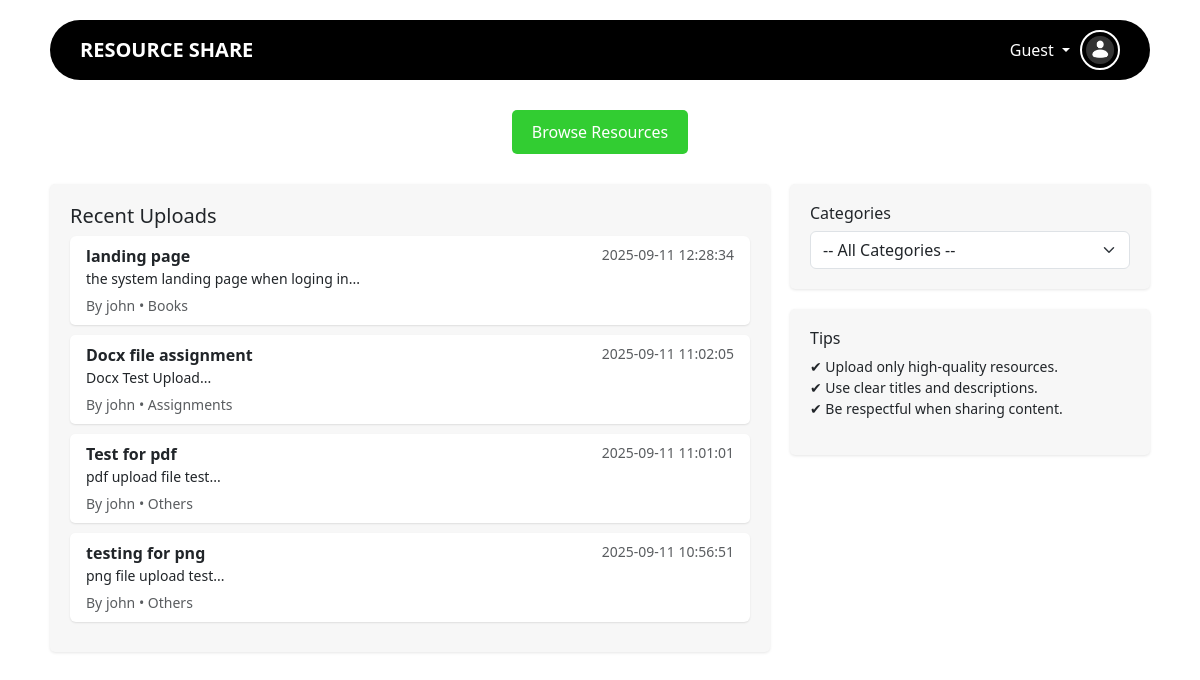
The page /resource-share-ui/index.php on the database its author committed.
### tables this page shows
CREATE TABLE `resources` (
  `resource_id` int(11) NOT NULL,
  `user_id` int(11) NOT NULL,
  `category_id` int(11) DEFAULT NULL,
  `title` varchar(200) NOT NULL,
  `description` text DEFAULT NULL,
  `file_path` varchar(255) NOT NULL,
  `file_mime` varchar(100) DEFAULT NULL,
  `file_size` int(11) DEFAULT NULL,
  `uploaded_at` timestamp NOT NULL DEFAULT current_timestamp()
);

CREATE TABLE `users` (
  `user_id` int(11) NOT NULL,
  `username` varchar(50) NOT NULL,
  `password` varchar(255) NOT NULL,
  `email` varchar(100) DEFAULT NULL,
  `role` varchar(20) NOT NULL DEFAULT 'user',
  `created_at` timestamp NOT NULL DEFAULT current_timestamp(),
  `profile_pic` varchar(255) DEFAULT 'default.png'
);

CREATE TABLE `categories` (
  `category_id` int(11) NOT NULL,
  `name` varchar(100) NOT NULL
);

### resource-share-ui/index.php (the view, shortened to what this page needs)
<?php
require 'db.php';
$logged = isset($_SESSION['user_id']);
?>
<!doctype html>
<html lang="en">
<head>
  <link href="https://cdn.jsdelivr.net/npm/bootstrap@5.3.2/dist/css/bootstrap.min.css" rel="stylesheet">
</head>
<body>
<div class="topbar">
  <div class="brand">RESOURCE SHARE</div>
  <div class="user-info dropdown">
    <span class="dropdown-toggle" id="userMenu" data-bs-toggle="dropdown" aria-expanded="false" style="cursor:pointer;">
      <?php echo $logged ? htmlspecialchars($_SESSION['username']) : 'Guest'; ?>
    </span>
    <img
      src="<?= ($logged && isset($_SESSION['profile_pic']) && $_SESSION['profile_pic'])
                ? 'uploads/' . htmlspecialchars($_SESSION['profile_pic'])
                : 'assets/profile.png' ?>"
      alt="Profile"
      class="dropdown-toggle"
      id="userMenuImg"
      data-bs-toggle="dropdown"
      aria-expanded="false"
      style="cursor:pointer;">
  </div>
</div>
<div class="action-buttons">
  <a href="resources.php" class="btn btn-green">Browse Resources</a>
</div>
<div class="content-area">
  <div class="left-col">
    <div class="card-box mb-3">
      <h5>Recent Uploads</h5>
      <div class="list-group">
        <?php
        $sql = "SELECT r.resource_id, r.title, r.description, r.uploaded_at, u.username, c.name AS category
                FROM resources r
                JOIN users u ON r.user_id=u.user_id
                LEFT JOIN categories c ON r.category_id=c.category_id";
        $sql .= " ORDER BY r.uploaded_at DESC LIMIT 6";
        $q = $mysqli->query($sql);
        while($row = $q->fetch_assoc()):
        ?>
        <a class="list-group-item list-group-item-action" href="resource_view.php?id=<?= $row['resource_id'] ?>">
          <div class="d-flex justify-content-between">
            <strong><?= htmlspecialchars($row['title']) ?></strong>
            <small class="text-muted"><?= $row['uploaded_at'] ?></small>
          </div>
          <p class="small mb-1"><?= htmlspecialchars(substr($row['description'],0,120)) ?>...</p>
          <small class="text-muted">By <?= htmlspecialchars($row['username']) ?> • <?= htmlspecialchars($row['category'] ?: 'Uncategorized') ?></small>
        </a>
        <?php endwhile; ?>
      </div>
    </div>
  </div>
  <div class="right-col">
    <div class="card-box">
      <h6>Categories</h6>
      <form method="get" action="">
        <select class="form-select" name="category" onchange="this.form.submit()">
          <option value="0">-- All Categories --</option>
        </select>
      </form>
    </div>
    <div class="card-box">
      <h6>Tips</h6>
      <p class="small">✔ Upload only high-quality resources.<br>✔ Use clear titles and descriptions.<br>✔ Be respectful when sharing content.</p>
    </div>
  </div>
</div>
</body>
</html>

### resource-share-ui/index.php (style rules this page uses)
body { background: #fff; font-family: 'Segoe UI', sans-serif; }
.topbar { background: #000; border-radius: 40px; padding: 10px 30px; margin: 20px auto; max-width: 1100px; display: flex; align-items: center; justify-content: space-between; color: #fff; }
.topbar .brand { font-weight: 700; font-size: 20px; text-transform: uppercase; }
.topbar .user-info { display: flex; align-items: center; gap: 10px; position: relative; }
.topbar .user-info img { width: 40px; height: 40px; border-radius: 50%; object-fit: cover; border: 2px solid #fff; }
.action-buttons { text-align: center; margin: 30px 0; }
.btn-green { background-color: #32cd32; border: none; color: #fff; padding: 10px 20px; margin: 0 5px; border-radius: 5px; font-weight: 500; }
.content-area { max-width: 1100px; margin: auto; display: flex; gap: 20px; }
.left-col { flex: 2; }
.right-col { flex: 1; display: flex; flex-direction: column; gap: 20px; }
.card-box { background: #f7f7f7; border-radius: 5px; padding: 20px; box-shadow: 0 1px 3px rgba(0,0,0,0.1); }
.list-group-item { border: none; margin-bottom: 10px; border-radius: 5px; background: #fff; box-shadow: 0 1px 2px rgba(0,0,0,0.1); }

### rows shown on the page
resources: title "landing page", uploaded_at "2025-09-11 12:28:34", description "the system landing page when loging in", user.username "john", category.name "Books"
resources: title "Docx file assignment", uploaded_at "2025-09-11 11:02:05", description "Docx Test Upload", user.username "john", category.name "Assignments"
resources: title "Test for pdf", uploaded_at "2025-09-11 11:01:01", description "pdf upload file test", user.username "john", category.name "Others"
resources: title "testing for png", uploaded_at "2025-09-11 10:56:51", description "png file upload test", user.username "john", category.name "Others"
